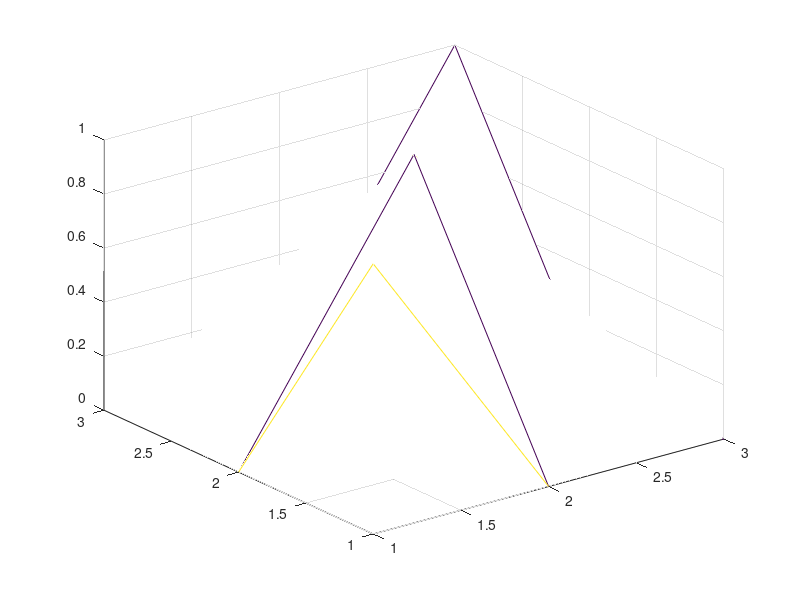

The MATLAB source for this figure: (Note: this script raises an error after producing the figure.)
function mesh = subDivideMesh(mesh,levels)

if nargin < 2
  levels = 1;
end

for i = 1:levels
  Nvertices = size(mesh.vertices,2);
  Nfaces = size(mesh.faces,2);
  v1 = [(mesh.vertices(1,mesh.faces(1,:))+mesh.vertices(1,mesh.faces(2,:)))/2; ...
        (mesh.vertices(2,mesh.faces(1,:))+mesh.vertices(2,mesh.faces(2,:)))/2; ...
        (mesh.vertices(3,mesh.faces(1,:))+mesh.vertices(3,mesh.faces(2,:)))/2];
  
  v2 = [(mesh.vertices(1,mesh.faces(2,:))+mesh.vertices(1,mesh.faces(3,:)))/2; ...
        (mesh.vertices(2,mesh.faces(2,:))+mesh.vertices(2,mesh.faces(3,:)))/2; ...
        (mesh.vertices(3,mesh.faces(2,:))+mesh.vertices(3,mesh.faces(3,:)))/2];
  
  v3 = [(mesh.vertices(1,mesh.faces(3,:))+mesh.vertices(1,mesh.faces(1,:)))/2; ...
        (mesh.vertices(2,mesh.faces(3,:))+mesh.vertices(2,mesh.faces(1,:)))/2; ...
        (mesh.vertices(3,mesh.faces(3,:))+mesh.vertices(3,mesh.faces(1,:)))/2];
  
  [v,ii,jj] = unique([v1 v2 v3]','rows' );
  
  m1 = int32(jj(1:Nfaces)+Nvertices)';
  m2 = int32(jj(Nfaces+1:2*Nfaces)+Nvertices)';
  m3 = int32(jj(2*Nfaces+1:3*Nfaces)+Nvertices)';
  
  tri1 = [mesh.faces(1,:); m1; m3];
  tri2 = [mesh.faces(2,:); m2; m1];
  tri3 = [m1; m2; m3];
  tri4 = [m2; mesh.faces(3,:); m3];
  
  mesh.vertices = [mesh.vertices v']; % the new vertices
  mesh.faces = [tri1 tri2 tri3 tri4]; % the new faces
  mesh.objndx = repmat(mesh.objndx,1,4);
end

% $$$ [vertices,faces,ndx] = subDivideMesh_helper(mesh.vertices,mesh.faces);
% $$$ 
% $$$ mesh.vertices = vertices;
% $$$ mesh.faces = faces;
% $$$ mesh.objndx = mesh.objndx(ndx);

% Invalidate texture coordinates:
if isfield(mesh,'tx')
  mesh = rmfield(mesh,'tx');
end


return;

i = 6;
mesh_i = getObjectMesh(mesh,i);


addpath '~/work/MatlabLibraries/LabelMeToolbox';
addpath '~/work/MatlabLibraries/LabelMe3dToolbox';
addpath './NewCodeToInclude';

load foo.mat;

mesh_out = subDivideMesh(mesh_i);

figure;
trisurf(mesh_out.faces',mesh_out.vertices(1,:),mesh_out.vertices(2,:),mesh_out.vertices(3,:));
axis equal;
xlabel('X');
ylabel('Y');
zlabel('Z');
cameratoolbar('setmodeGUI','orbit');

figure;
trisurf(mesh_i.faces',mesh_i.vertices(1,:),mesh_i.vertices(2,:),mesh_i.vertices(3,:));
axis equal;
xlabel('X');
ylabel('Y');
zlabel('Z');
cameratoolbar('setmodeGUI','orbit');
